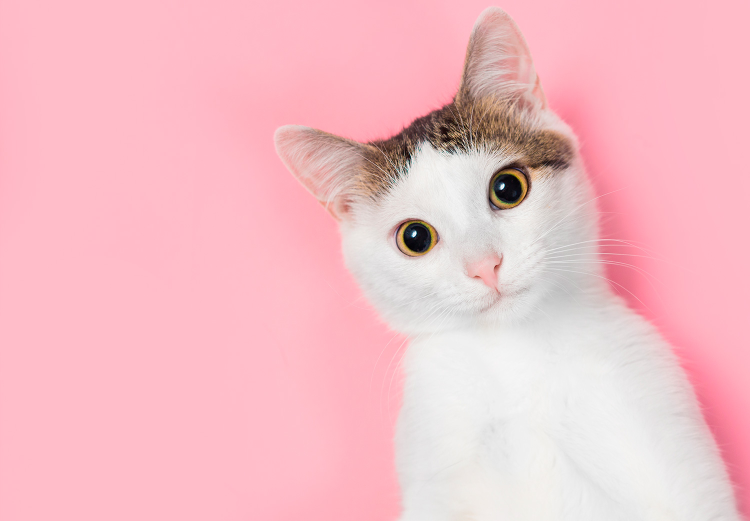
#> input picture gatooo.png, 1500 x 1042 px, found by its file name (shown at 1/2 size)
$ python resize.py
#> lines starting #> are read from the running program, lines starting #| are printed output that depends on the picture
from PIL import Image
cat = Image.open('gatooo.png')
#> cat is the input picture: PIL image 1500x1042 RGB; mean R, G, B 242.9, 190.2, 198.2
width,height = cat.size
#> width = 1500; height = 1042
quarter = cat.resize((int(width/2),int(height/2)))
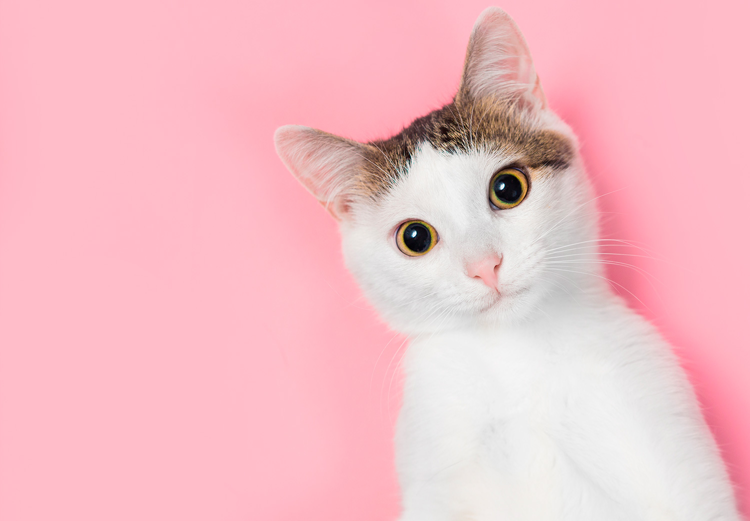
#> quarter: PIL image 750x521 RGB; mean R, G, B 243, 190.2, 198.2
quarter.save('quarter.png')
